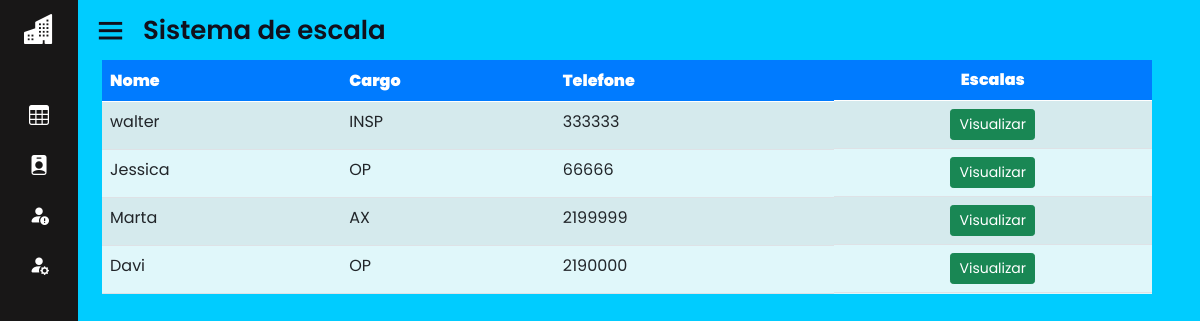
The page /home.php?page=escala (signed in) on the database as committed earlier.
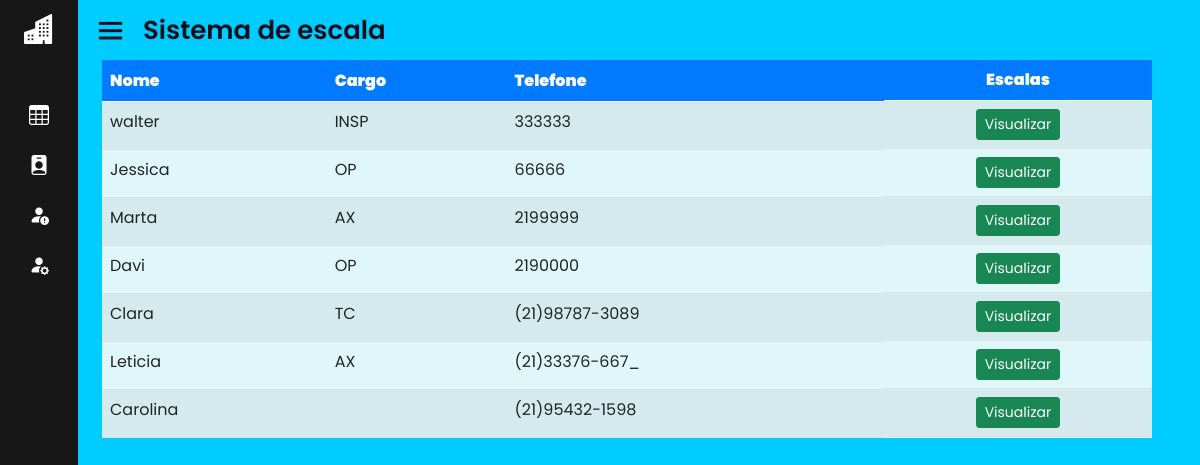
The same page on the database as committed later.
### tables this page shows
CREATE TABLE IF NOT EXISTS `endereco` (
  `id_end` int(11) NOT NULL AUTO_INCREMENT,
  `rua_end` varchar(50) DEFAULT NULL,
  `compl_end` varchar(50) DEFAULT NULL,
  `cep_end` varchar(50) DEFAULT NULL,
  `bairro_end` varchar(50) DEFAULT NULL,
  `cidade_end` varchar(50) DEFAULT NULL,
  `estado_end` varchar(50) DEFAULT NULL,
  `id_func` int(11) DEFAULT NULL,
  PRIMARY KEY (`id_end`) USING BTREE,
  KEY `endereco_ibfk_1` (`id_func`) USING BTREE,
  CONSTRAINT `endereco_ibfk_1` FOREIGN KEY (`id_func`) REFERENCES `funcionario` (`id_func`) ON DELETE CASCADE ON UPDATE CASCADE
);

CREATE TABLE IF NOT EXISTS `funcionario` (
  `id_func` int(11) NOT NULL AUTO_INCREMENT,
  `nome_func` varchar(50) NOT NULL,
  `cargo_func` varchar(50) DEFAULT NULL,
  `turno` varchar(50) DEFAULT NULL,
  `telefone_func` varchar(50) NOT NULL,
  `sexo_func` varchar(50) NOT NULL,
  `email_func` varchar(50) NOT NULL,
  `id_st` int(11) DEFAULT NULL,
  PRIMARY KEY (`id_func`) USING BTREE,
  KEY `FK_funcionario_setor` (`id_st`),
  CONSTRAINT `FK_funcionario_setor` FOREIGN KEY (`id_st`) REFERENCES `setor` (`id_st`) ON DELETE CASCADE ON UPDATE CASCADE
);

### sis/escalas/escala.php (the view, shortened to what this page needs)
<div id="list" class="container-fluid">
    <div class="table-responsive col-md-12">
        <?php
        $con = mysqli_connect('localhost', 'root', '', 'sisescala');
        $data = mysqli_query($con, "SELECT * FROM funcionario INNER JOIN endereco ON funcionario.id_func = endereco.id_func;");
        if ($data && mysqli_num_rows($data) > 0) {
            echo '<div class="container">';
            echo '<div class="row">';
            echo '<div class="col-md-12">';
            echo '<table class="table table-striped" style="background-color: #e0f7fa;">';
            echo '<thead style="background-color: #007bff; color: white;">';
            echo '<tr><th><strong>Nome</strong></th>';
            echo '<th><strong>Cargo</strong></th>';
            echo '<th><strong>Telefone</strong></th>';
            echo '<th class="actions d-flex justify-content-center"><strong>Escalas</strong></th>';
            echo '</tr></thead><tbody>';
            while ($info = mysqli_fetch_array($data)) {
                echo '<tr>';
                echo '<td>' . $info['nome_func'] . '</td>';
                echo '<td>' . $info['cargo_func'] . '</td>';
                echo '<td>' . $info['telefone_func'] . '</td>';
                echo '<td class="actions btn-group-sm d-flex justify-content-center">';
                echo '<a class="btn btn-success btn-xs" href="?page=view_escala&id_func=' . $info['id_func'] . '">Visualizar</a>';
                echo '</td>';
                echo '</tr>';
            }
            echo '</tbody>';
            echo '</table>';
            echo '</div>';
            echo '</div>';
            echo '</div>';
        } else {
            echo '<div class="alert alert-warning">Nenhum funcionário encontrado.</div>';
        }
        ?>
    </div>
</div>

Rows that differ between the two databases and show on the page:
added endereco: id_func.nome_func "Clara", id_func.cargo_func "TC", id_func.telefone_func "(21)98787-3089"
added endereco: id_func.nome_func "Leticia", id_func.cargo_func "AX", id_func.telefone_func "(21)33376-667_"
added endereco: id_func.nome_func "Carolina", id_func.telefone_func "(21)95432-1598"
